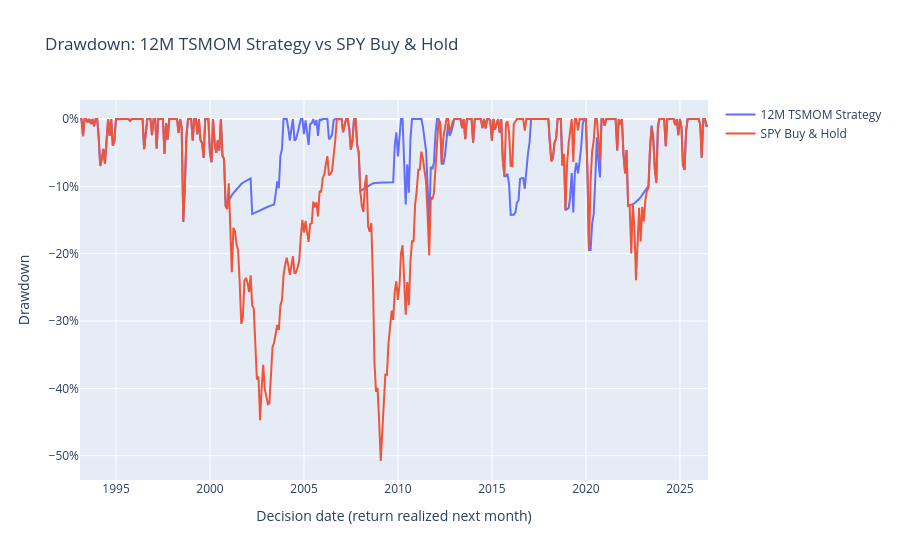

Notebook source saved alongside this figure:
### Code cell
implementation_df["strategy_peak"] = implementation_df["net_strategy_wealth"].cummax()
implementation_df["spy_buyhold_peak"] = implementation_df["spy_buyhold_wealth"].cummax()

implementation_df["strategy_drawdown"] = (
    implementation_df["net_strategy_wealth"] / implementation_df["strategy_peak"]
) - 1
implementation_df["spy_buyhold_drawdown"] = (
    implementation_df["spy_buyhold_wealth"] / implementation_df["spy_buyhold_peak"]
) - 1

fig = go.Figure()
fig.add_trace(
    go.Scatter(
        x=implementation_df.index,
        y=implementation_df["strategy_drawdown"],
        mode="lines",
        name="12M TSMOM Strategy",
    )
)
fig.add_trace(
    go.Scatter(
        x=implementation_df.index,
        y=implementation_df["spy_buyhold_drawdown"],
        mode="lines",
        name="SPY Buy & Hold",
    )
)
fig.update_layout(
    title="Drawdown: 12M TSMOM Strategy vs SPY Buy & Hold",
    xaxis_title="Decision date (return realized next month)",
    yaxis=dict(title="Drawdown", tickformat=".0%"),
)
fig.show()

### Figure 1 — Plotly figure (JSON) as saved in the notebook; plotly's stock layout.template omitted (floating-point values rounded to 4 significant figures; data arrays with more than 128 entries replaced by an {"elided": "..."} marker saying what was removed)
{"data": [{"mode": "lines", "name": "12M TSMOM Strategy", "type": "scatter", "x": {"elided": "402 str values"}, "y": {"elided": "402 float values"}}, {"mode": "lines", "name": "SPY Buy & Hold", "type": "scatter", "x": {"elided": "402 str values"}, "y": {"elided": "402 float values"}}], "layout": {"title": {"text": "Drawdown: 12M TSMOM Strategy vs SPY Buy & Hold"}, "xaxis": {"title": {"text": "Decision date (return realized next month)"}}, "yaxis": {"tickformat": ".0%", "title": {"text": "Drawdown"}}}}
